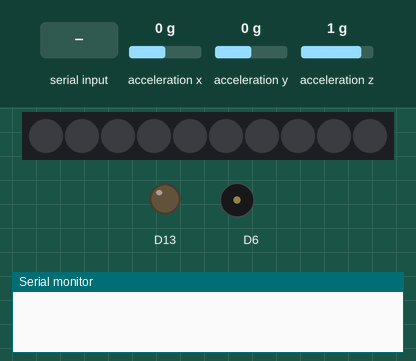
Recording of a sketch running on a simulated Adafruit Circuit Playground Express. On the bench: 10 RGB LEDs in strip order, left to right, output pins drawn as LEDs (lit = HIGH), buzzer (waves = sounding), the last lines printed to the serial monitor. Inputs (shaded band) come from the test bench; at power-on: acceleration x 0 g, acceleration y 0 g, acceleration z 1 g. Dim RGB values are drawn brighter than linear.

Above: at 1.2 s.
1.3 s: "lightOn\n" received over Serial
At 2.1 s:
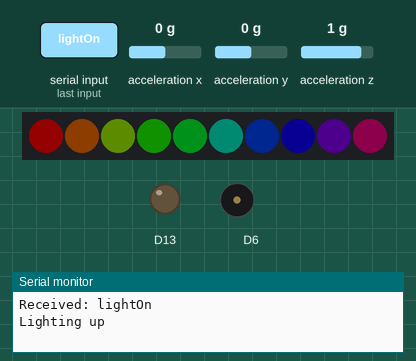
2.8 s: "playSound\n" received over Serial
At 3.05 s:
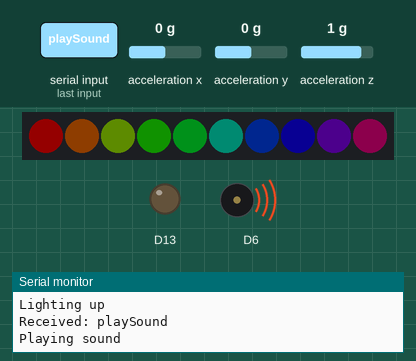
4.8 s: "lightOff\n" received over Serial
At 5.8 s:
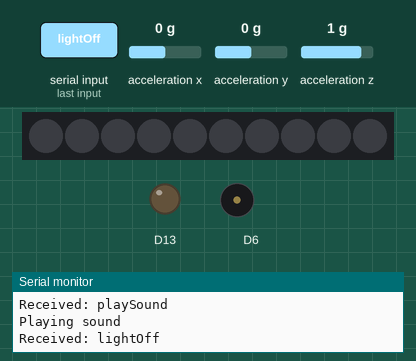
6.3 s: "stopSound\n" received over Serial
At 6.9 s:
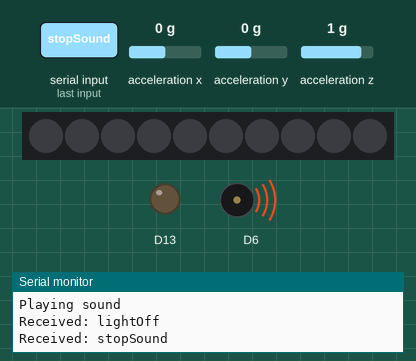
Timing chart, 0 to 8.8 s (numbered marks = the images above; inputs shaded):
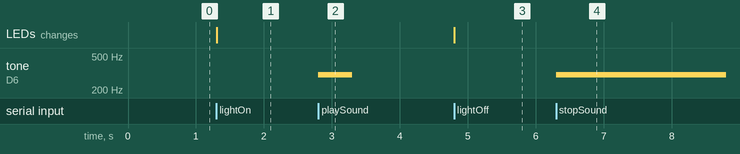

The sketch:

cpe.ino
```cpp
#include <Adafruit_CircuitPlayground.h>

const float PICK_UP_THRESHOLD = 1.0;
const float PUT_DOWN_THRESHOLD = 0.1;
bool isPickedUp = false;
const float LEFT_MOVE_THRESHOLD = -10.0;
const float RIGHT_MOVE_THRESHOLD = 10.0;

void setup() {
  Serial.begin(9600);
  CircuitPlayground.begin();
}

void loop() {
  // Read acceleration data for x, y, and z axes
  float x = CircuitPlayground.motionX();
  float y = CircuitPlayground.motionY();
  float z = CircuitPlayground.motionZ();

  // if (z <= PICK_UP_THRESHOLD && !isPickedUp) {
  //   Serial.println("pickup");
  //   isPickedUp = true;
  //   delay(500);
  // }

  // if (z >= PUT_DOWN_THRESHOLD && isPickedUp) {
  //   Serial.println("putdown");
  //   isPickedUp = false;
  //   delay(500);
  // }

  // if (x <= LEFT_MOVE_THRESHOLD) {
  //   Serial.println("Moved Left");
  //   delay(500);
  // }

  // if (x >= RIGHT_MOVE_THRESHOLD) {
  //   Serial.println("Moved Right");
  //   delay(500);
  // }

  // delay(100);

  if (Serial.available() > 0) {
    String data = Serial.readStringUntil('\n');
    Serial.println("Received: " + data);

    if (data == "playSound") {
      Serial.println("Playing sound");
      CircuitPlayground.playTone(300, 500);
    } else if (data == "stopSound") {
      CircuitPlayground.playTone(300, 0);
    }

    if (data == "lightOn") {
      Serial.println("Lighting up");
      for (int i = 0; i < 10; i++) {
        CircuitPlayground.setPixelColor(i, CircuitPlayground.colorWheel(i * 25));
      }
      delay(500);
    } else if (data == "lightOff") {
        CircuitPlayground.clearPixels();
    }
  }
}
```

Measured:
- after the input at 1.3 s, the LEDs: change at once (image 1)
- after the input at 2.8 s, tone on D6: silent → 300 Hz at once, → silent 0.50 s later
- after the input at 4.8 s, the LEDs: change at once (image 3)
- after the input at 6.3 s, tone on D6: silent → 300 Hz at once
